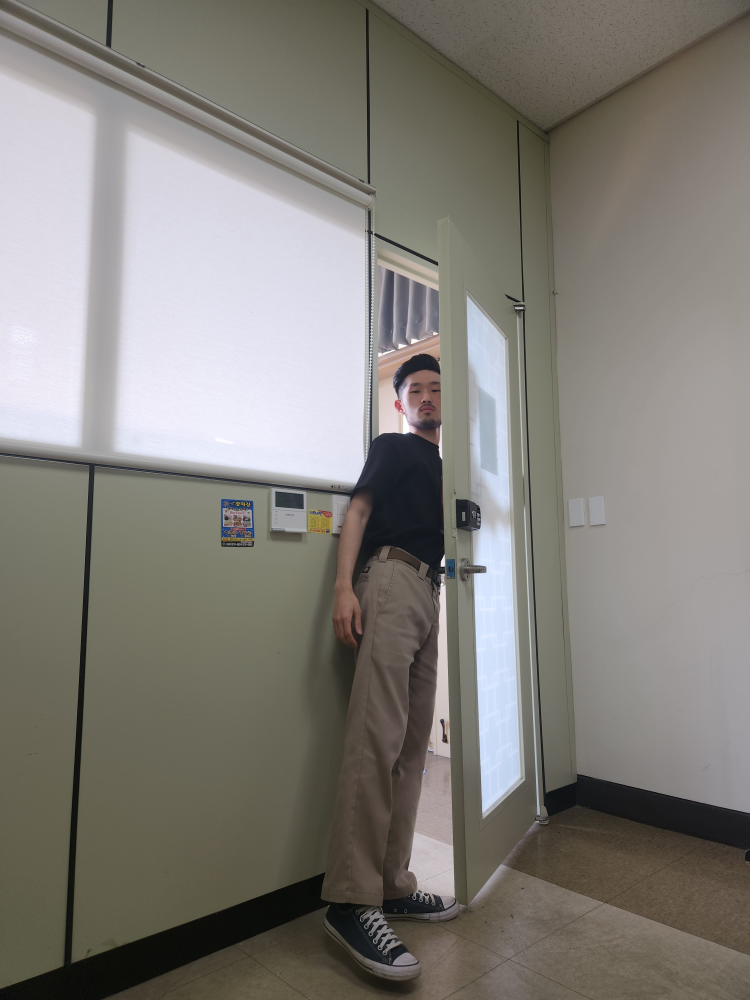
#> input picture data/20230511_162416.jpg, 3000 x 4000 px (shown at 1/4 size)
$ jupyter execute --allow-errors line_test.ipynb
#> lines starting #> are read from the running program, lines starting #| are printed output that depends on the picture; after the words box and inside, x2 and y2 are one past the last pixel; in counts of white or black regions, pixels touching at a corner belong together
[cell 1]
import cv2 # opencv 사용

image = cv2.imread('data/20230511_162416.jpg') # 이미지 읽기
#> image is the input picture: shape (4000, 3000, 3); mean B, G, R 120.5, 126.3, 129.5
dst = cv2.resize(image, dsize=(600, 800), interpolation=cv2.INTER_AREA)
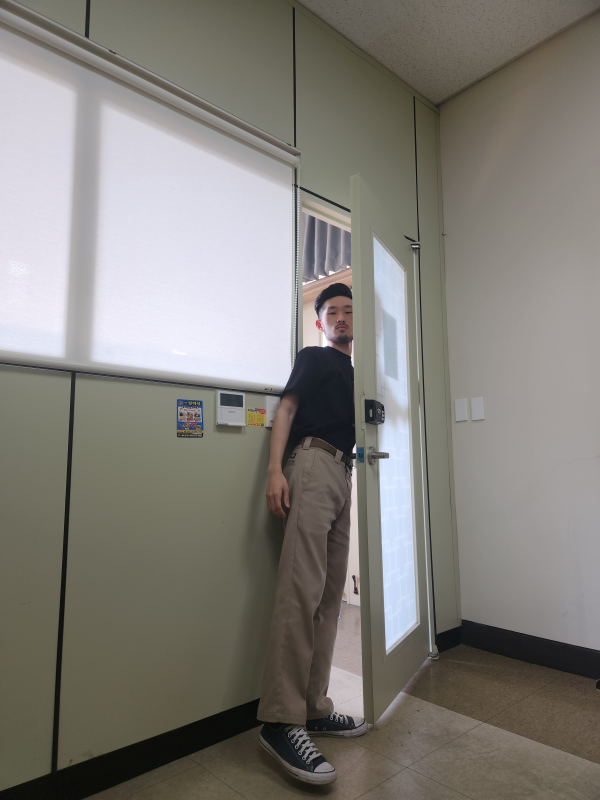
#> dst: shape (800, 600, 3); mean B, G, R 120.5, 126.3, 129.5
cv2.imshow('result',dst) # 이미지 출력
cv2.waitKey(0)

[cell 2]
import numpy as np

def region_of_interest(img, vertices, color3=(255,255,255), color1=255): # ROI 셋팅

    mask = np.zeros_like(img) # mask = img와 같은 크기의 빈 이미지

    if len(img.shape) > 2: # Color 이미지(3채널)라면 :
        color = color3
    else: # 흑백 이미지(1채널)라면 :
        color = color1

    # vertices에 정한 점들로 이뤄진 다각형부분(ROI 설정부분)을 color로 채움
    cv2.fillPoly(mask, vertices, color)

    # 이미지와 color로 채워진 ROI를 합침
    ROI_image = cv2.bitwise_and(img, mask)
    return ROI_image

image = cv2.imread('data/20230511_162416.jpg') # 이미지 읽기
image = cv2.resize(image, dsize=(600, 800), interpolation=cv2.INTER_AREA)
mark = np.copy(image) # image 복사

#  BGR 제한 값 설정
blue_threshold = 90
green_threshold = 75
red_threshold = 45
bgr_threshold = [blue_threshold, green_threshold, red_threshold]

# BGR 제한 값보다 작으면 검은색으로
thresholds = (image[:,:,0] < bgr_threshold[0]) \
            | (image[:,:,1] < bgr_threshold[1]) \
            | (image[:,:,2] < bgr_threshold[2])
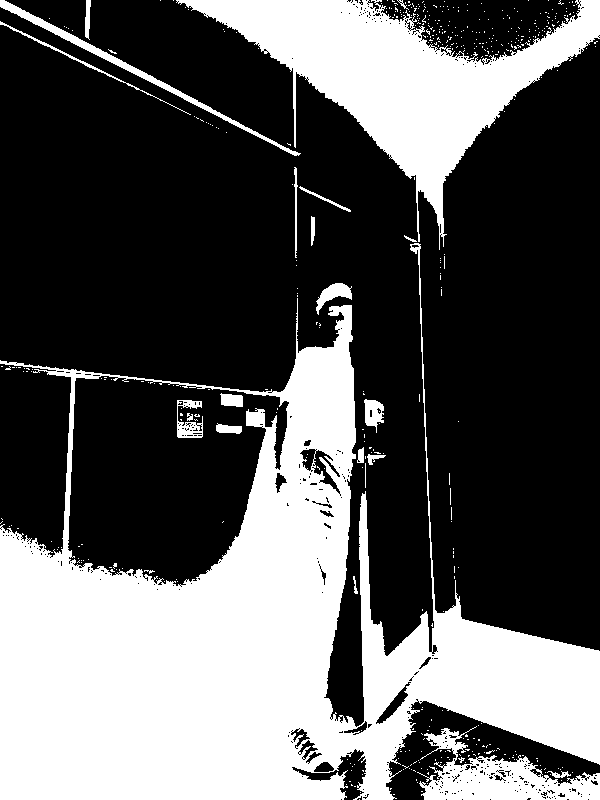
#> thresholds: shape (800, 600) bool; 35.8% white; 476 white regions (454 under 20 px), largest, box (x1, y1, x2, y2) and area: (0, 243, 600, 800) 127813, (176, 0, 600, 250) 32073, (417, 726, 600, 800) 5696
mark[thresholds] = [0,0,0]
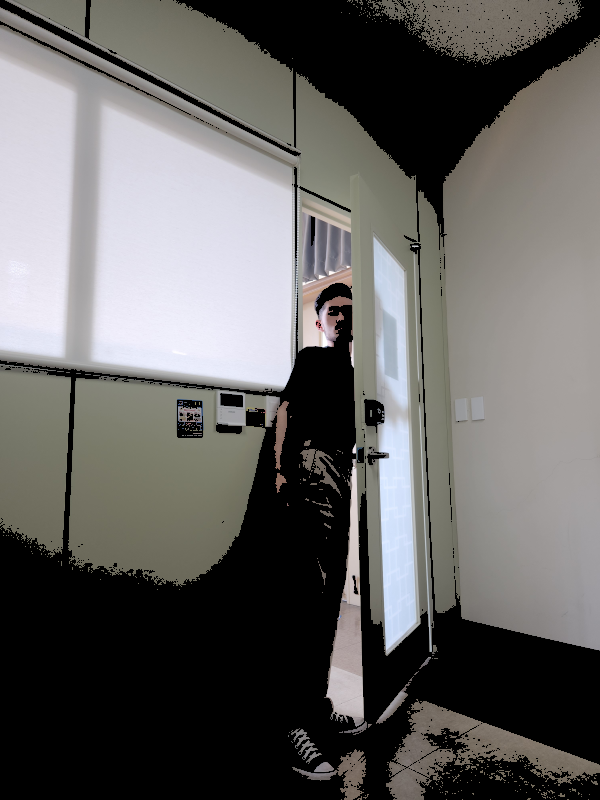
#> mark: shape (800, 600, 3); mean B, G, R 97.4, 99.1, 100.6

thresholds2 = (image[:,:,0] > bgr_threshold[0]+15) \
            | (image[:,:,1] > bgr_threshold[1]+15) \
            | (image[:,:,2] > bgr_threshold[2]+15)
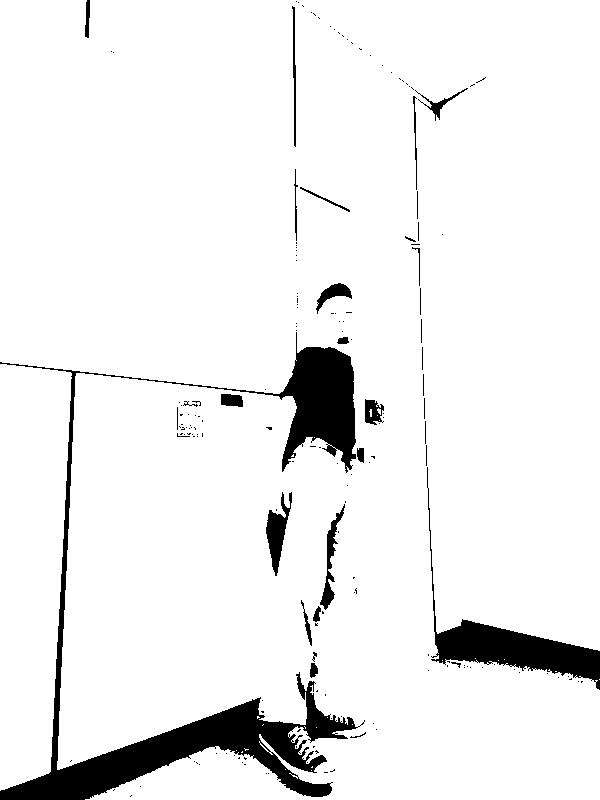
#> thresholds2: shape (800, 600) bool; 93.4% white; 177 black regions (144 under 20 px), largest, box (x1, y1, x2, y2) and area: (0, 332, 365, 800) 21380, (427, 467, 600, 690) 5740, (266, 492, 292, 576) 934
mark[thresholds2] = [0,0,0]

#> (the rest of this cell did not finish here and is left out)

$ run again, with data/20230511_162312.jpg copied over data/20230511_162416.jpg
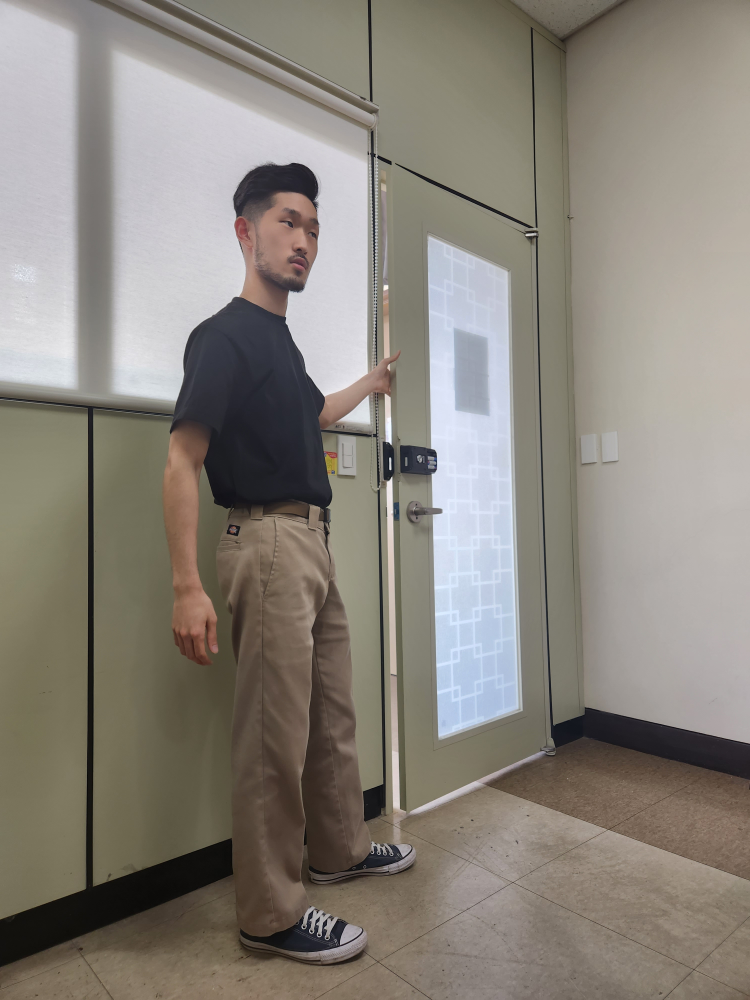
#> input picture data/20230511_162312.jpg, 3000 x 4000 px (shown at 1/4 size)
#> image is the input picture: shape (4000, 3000, 3); mean B, G, R 123.1, 131.4, 137.2
#> `thresholds = (image[:,:,0] < bgr_threshold[0]) \ | (image[:,:,1] < bgr..`:
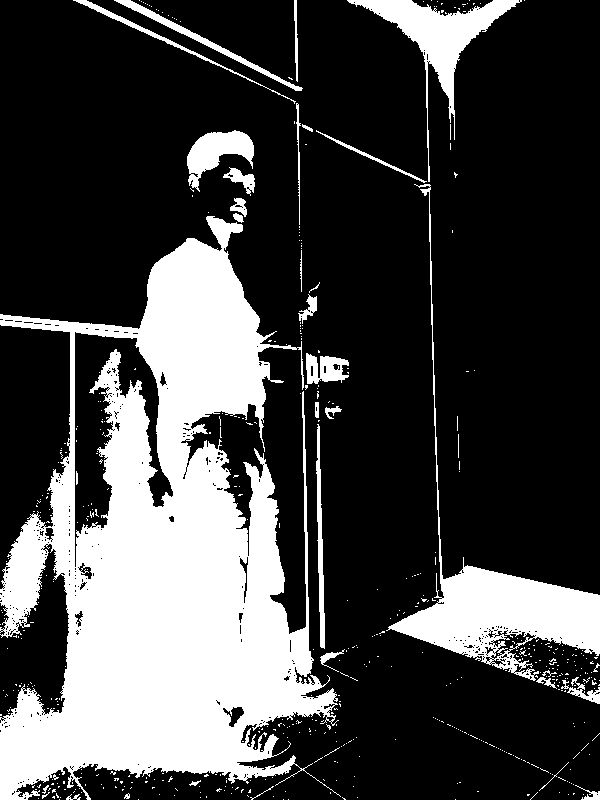
#> thresholds: shape (800, 600) bool; 27% white; 538 white regions (504 under 20 px), largest, box (x1, y1, x2, y2) and area: (0, 216, 341, 800) 101122, (386, 184, 600, 681) 13038, (347, 0, 522, 182) 5538
#> `thresholds2 = (image[:,:,0] > bgr_threshold[0]+15) \ | (image[:,:,1] >..`:
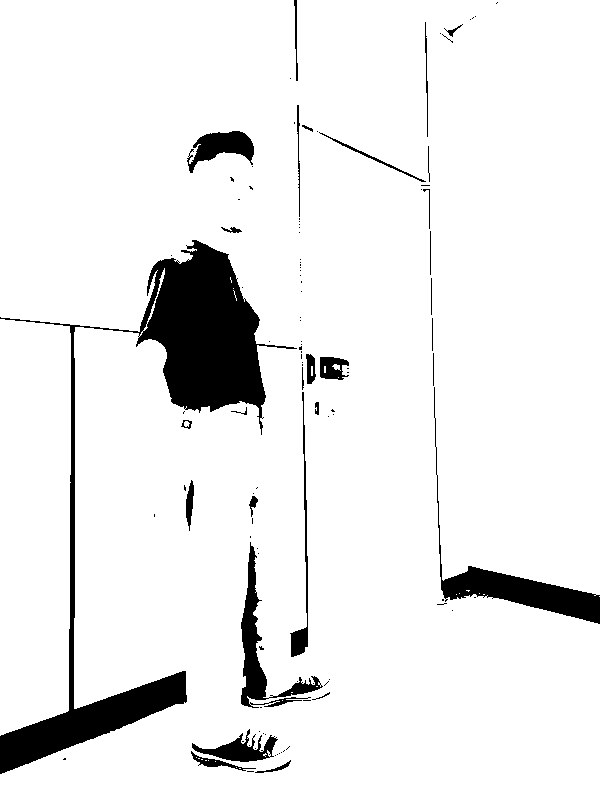
#> thresholds2: shape (800, 600) bool; 92.4% white; 109 black regions (79 under 20 px), largest, box (x1, y1, x2, y2) and area: (0, 240, 297, 774) 23124, (434, 387, 600, 624) 4356, (241, 542, 323, 708) 2674
